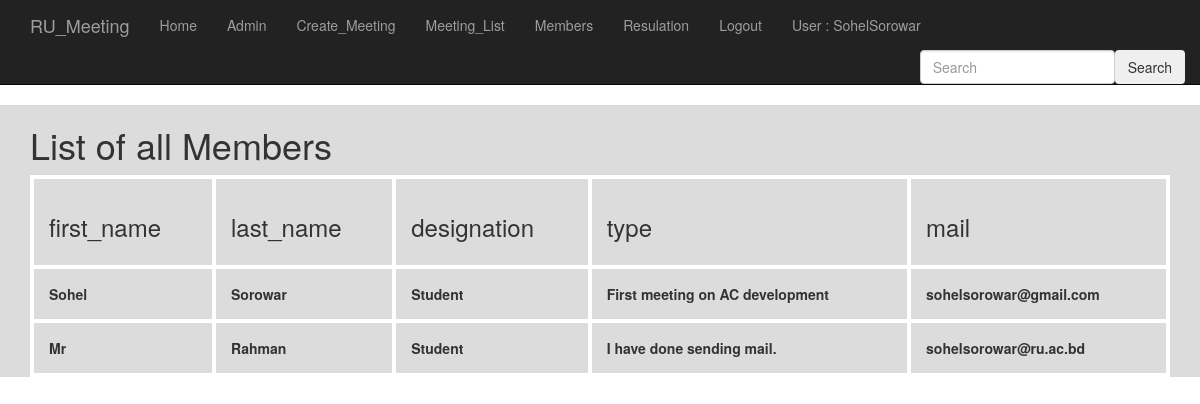
The app's page /meeting_app/member_list/ (signed in) with its own data.
### meeting_app/models.py (models this page shows, shortened)
class Committee_Member(models.Model):
    first_name = models.CharField(max_length=50,blank=False)
    last_name = models.CharField(max_length=50,blank=False)
    designation = models.CharField(max_length=50,blank=False)
    member_type = models.ForeignKey(Create_Meeting,related_name='committee_members')
    email = models.EmailField(max_length=70,blank=False)

class Create_Meeting(models.Model):
    meeting_id = models.AutoField(primary_key=True)
    meeting_name= models.CharField(max_length=256, choices=CHOICES, default='General Meeting')
    meeting_sub= models.CharField(max_length=256)
    meeting_text= models.TextField(max_length=500)
    date = models.DateField(default=datetime.now)
    def __str__(self):
        return self.meeting_sub

### meeting_app/views.py (the view)
class Committee_MemberListView(ListView):
    context_object_name = 'committee_members'
    model = models.Committee_Member

### templates/meeting_app/committee_member_list.html (shortened to what this page needs)
{% extends 'meeting_app/base.html' %}
{% block body_block %}
<div class="mask rgba-gradient align-items-center" style=" background-color:#DCDCDC;">
<div class="container" >
<div class="jumbtron">
<h1>List of all Members</h1>
  <table style="width:100%">
  <tr>
    <th> <h3>first_name</h3>  </th>
    <th><h3>last_name</h3>  </th>
    <th><h3>designation</h3>  </th>
    <th><h3>type</h3>  </th>
    <th><h3>mail</h3>  </th>
  </tr>
  {% for committee_member in committee_members %}
  <tr>
    <th> {{ committee_member.first_name }}</th>
    <th> {{ committee_member.last_name }}</th>
    <th> {{ committee_member.designation }}</th>
    <th> {{ committee_member.member_type }}</th>
    <th> {{ committee_member.email }}</th>
  </tr>
  {% endfor %}
  </table>
</div>
</div>
</div>
{% endblock %}

### templates/meeting_app/base.html (shortened to what this page needs)
<!DOCTYPE html>
<html lang="en" dir="ltr">
  <head>
     <link rel="stylesheet" href="https://maxcdn.bootstrapcdn.com/bootstrap/3.3.7/css/bootstrap.min.css">
  </head>
  <body >
  <nav class='navbar navbar-inverse navbar-static-top'>
      <div class="container">
        <ul class="nav navbar-nav">
        <li><a class=" navbar-brand " >RU_Meeting</a></li>
          {% if user.is_authenticated %}
          <li><a class=" navbar-link " href="{% url 'index' %}">Home</a></li>
          <li><a class=" navbar-link " href="{% url 'admin:index' %}">Admin</a></li>
          <li><a class=" navbar-link " href="{% url 'meeting_app:create_meeting' %}">Create_Meeting</a></li>
          <li><a class=" navbar-link " href="{% url 'meeting_app:list' %}">Meeting_List</a></li>
          <li><a class=" navbar-link " href="{% url 'meeting_app:member_list' %}">Members</a></li>
          <li><a class=" navbar-link " href="{% url 'meeting_app:resulaton_list' %}">Resulation</a></li>
          <li><a class='navbar-link' href="{% url 'logout' %}">Logout</a></li>
          <li><a class='navbar-link' >User : {{ user.username }}</a></li>
          {% else %}
            <li><a class='navbar-link' href="{% url 'meeting_app:user_login' %}">Login</a></li>
            <li><a class=" navbar-link " href="{% url 'meeting_app:register' %}">Register</a></li>
          {% endif %}
        </ul>
                <ul class="nav navbar-nav navbar-right">
                         <li><input class="form-control mr-sm-2" type="text"  placeholder="Search"> </li>
                         <li> <button class="btn btn-#DCDCDC" type="submit" >Search</button> </li>
                </ul>
      </div>
    </nav>
    {% block body_block %}
    {% endblock %}
  </body>
</html>

### templates/meeting_app/committee_member_list.html (style rules this page uses)
table, th, td { border: 4px solid white; border-collapse: collapse; }
th, td { padding: 15px; }

### records on screen
Committee_Member: first_name "Sohel", last_name "Sorowar", designation "Student", member_type "First meeting on AC development", email "sohelsorowar@gmail.com"
Committee_Member: first_name "Mr", last_name "Rahman", designation "Student", member_type "I have done sending mail.", email "sohelsorowar@ru.ac.bd"

### other values on screen
{{ user.username }} "SohelSorowar"
